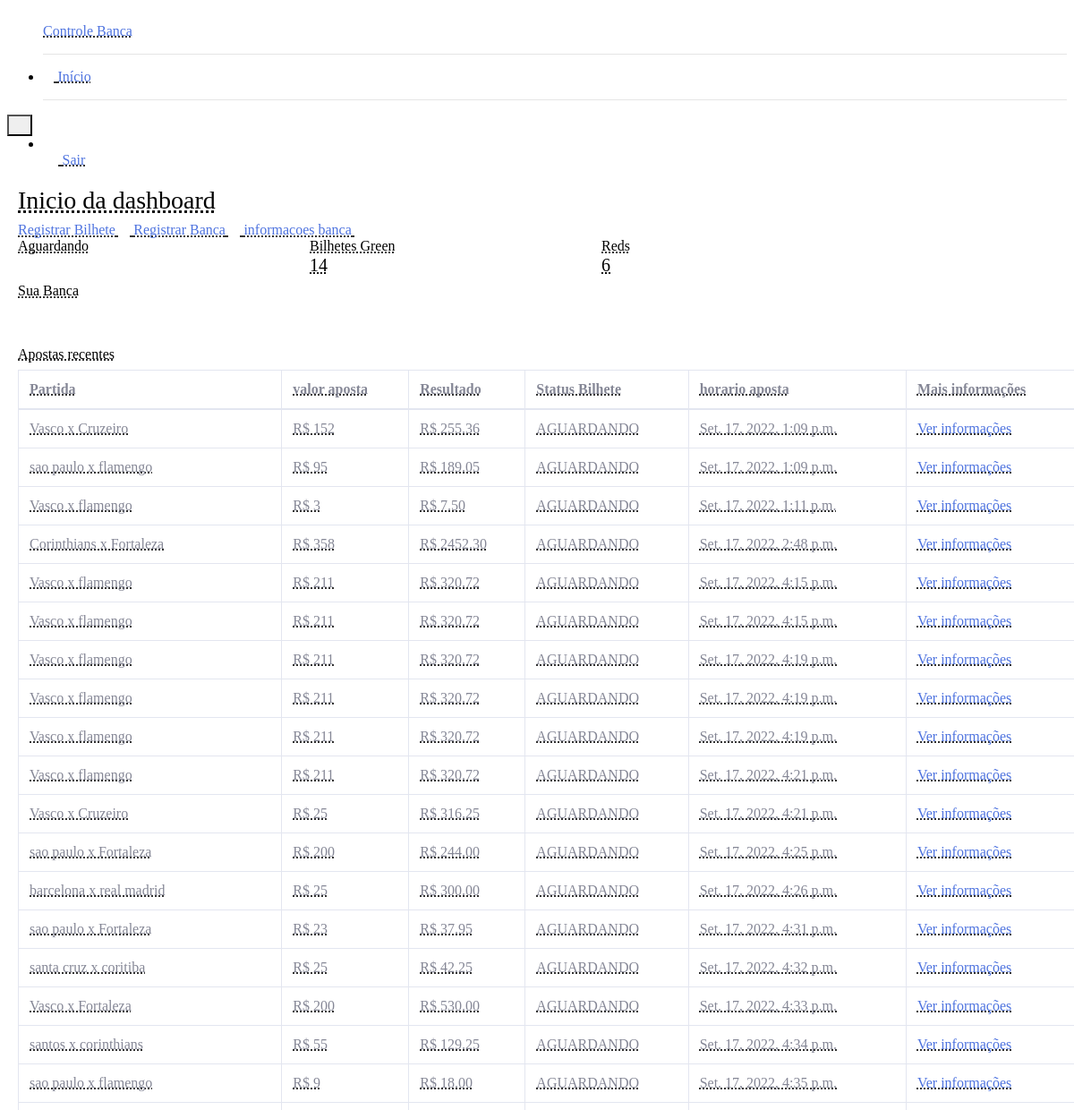
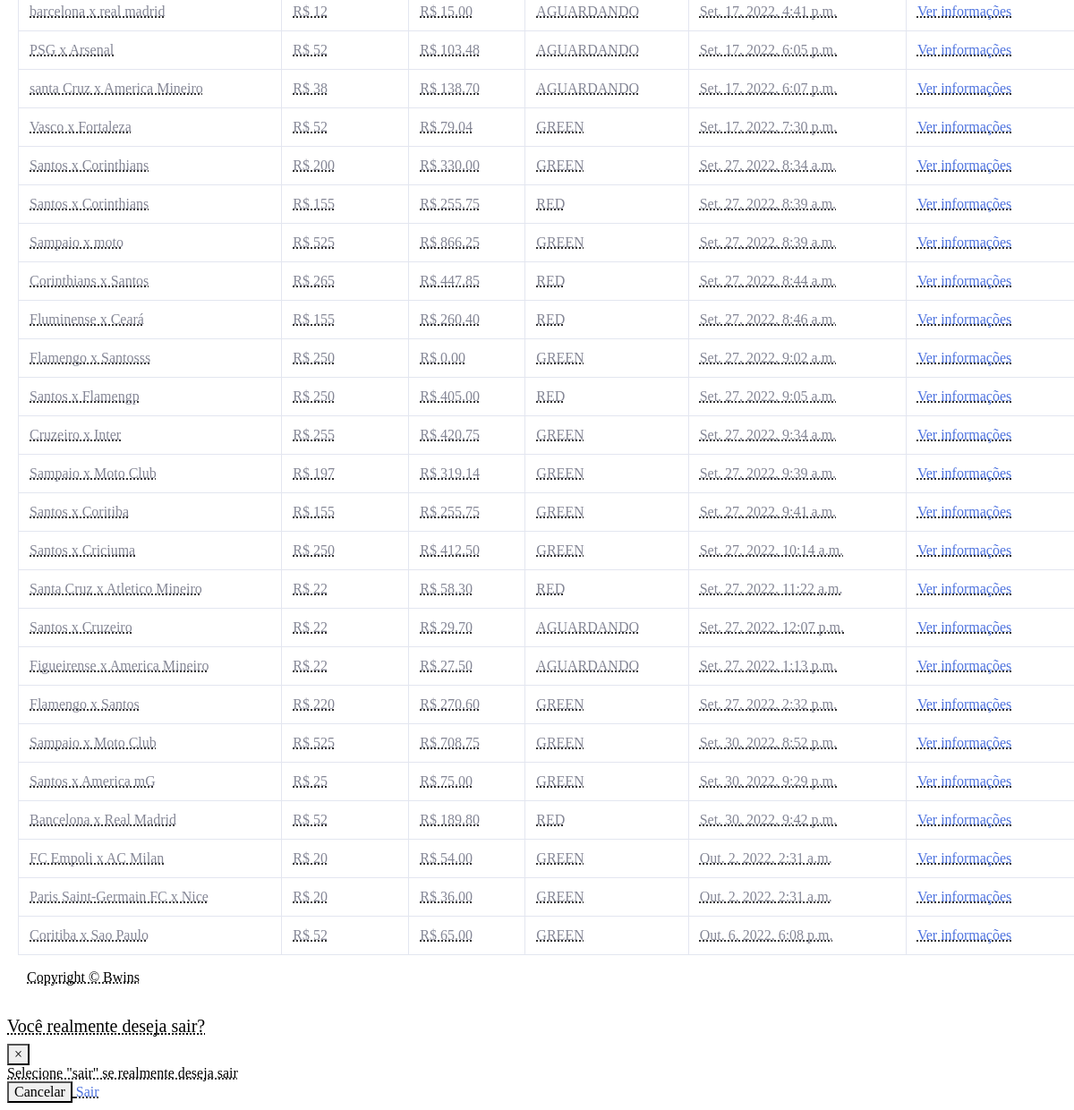
Before: / with the older database file (2 pictures, top to bottom).
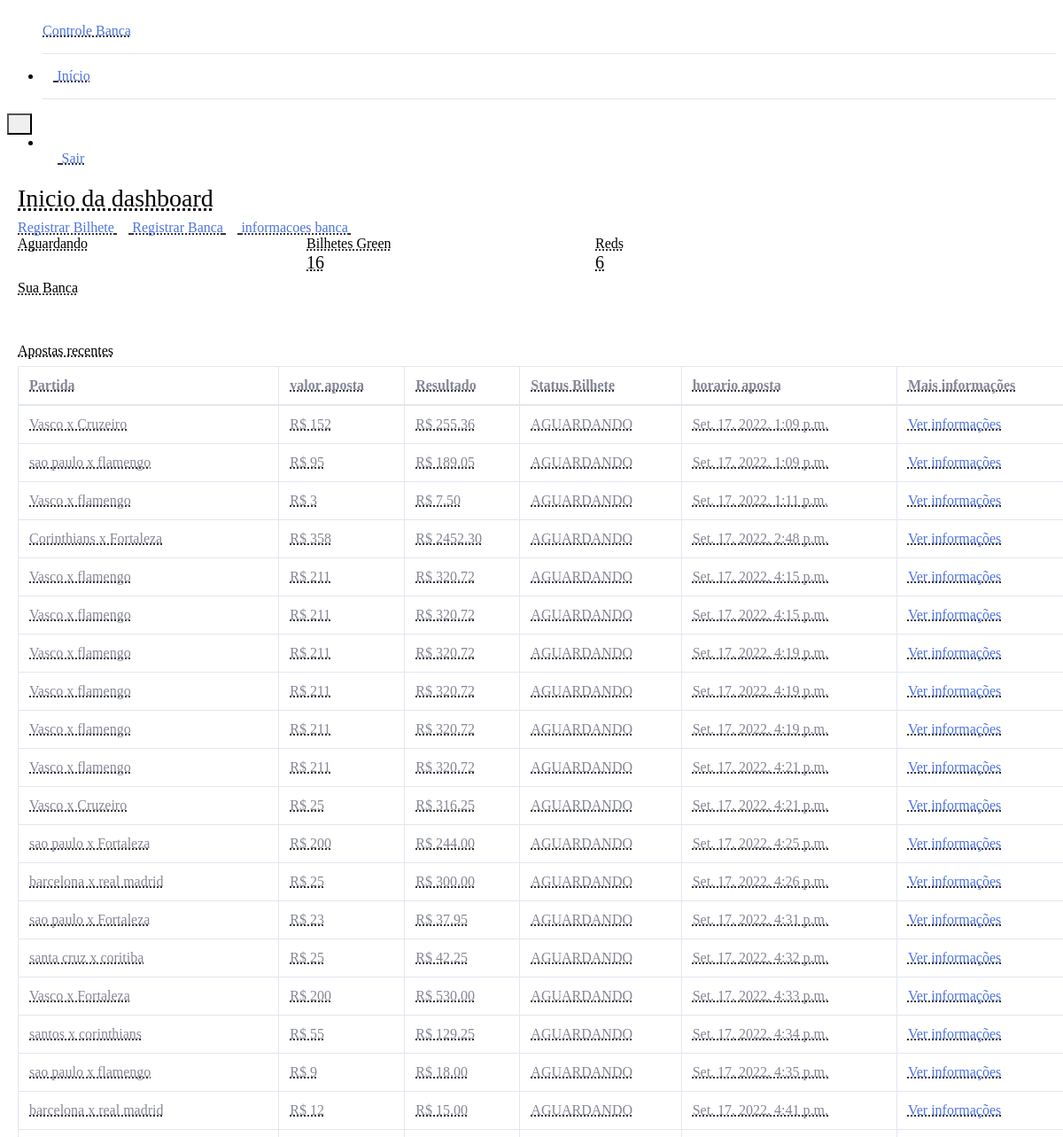
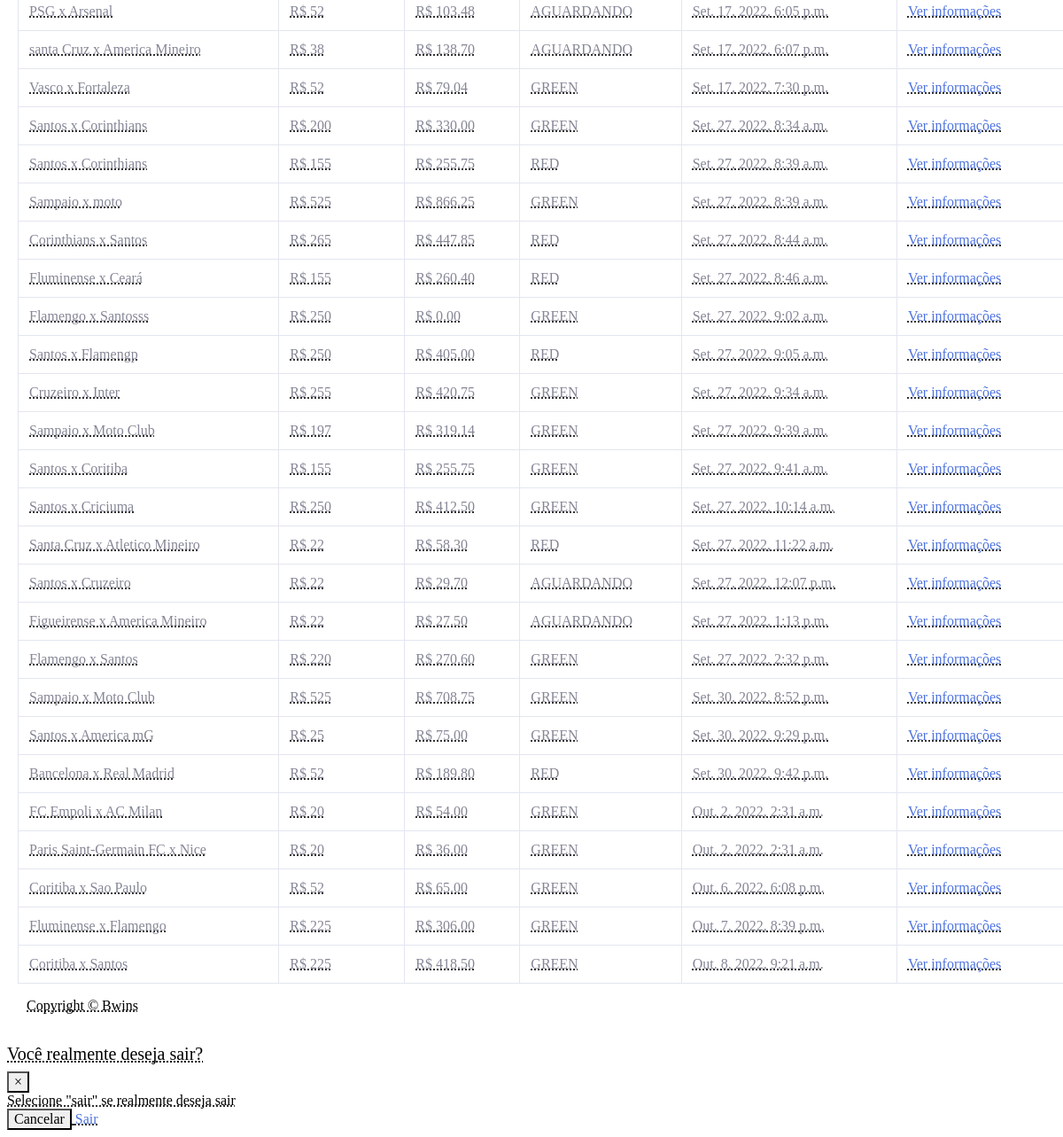
After: the same page with the newer database file (2 pictures, top to bottom).
### bilhetes/models.py (models this page shows, shortened)
class Bilhete(models.Model):
    STATUS_BILHETE = [
        ("AGUARDANDO", "Aguardando"),
        ("GREEN", "Green"),
        ("RED", "Red")
    ]
    status = models.CharField(
        verbose_name='status',
        max_length=194,
        choices=STATUS_BILHETE,
        default="AGUARDANDO"
    )
    time_casa = models.CharField(
        verbose_name="Time jogando em casa",
        max_length=194,
        blank=True,
        null=True
    )
    time_fora = models.CharField(
        verbose_name="Time jogando fora",
        max_length=194,
        blank=True,
        null=True
    )
    valor_aposta = models.IntegerField(
        verbose_name='Valor apostado R$',
    )
    cotacao = models.FloatField(
        verbose_name="Cotação"
    )
    banca_apostada = models.ForeignKey(
        'bancas.Banca',
        verbose_name='Banca que aconteceu a aposta',
        on_delete=models.PROTECT,
        blank=True,
        null=True,
    )
    horario_aposta = models.DateTimeField(
        verbose_name='Horario aposta',
        auto_now_add=True
    )
    def get_jogo(self):
        time_home = str(self.time_casa)
        time_away = str(self.time_fora)
        jogo_formatado = f'{time_home} x {time_away}'
        return jogo_formatado
    def get_valor_aposta(self):
        valor = self.valor_aposta
        valor_formatado = f'R$ {valor}'
        return valor_formatado
    def valor_ganho(self):
        valor = self.valor_aposta
        cotacao = self.cotacao
        ganho = valor * cotacao
        ganho_total = "{:.2f}".format(ganho)
        ganho_formatado = f"R$ {ganho_total}"
        return ganho_formatado
    class Meta:
        verbose_name = 'Bilhete'
        verbose_name_plural = 'Bilhetes',
        db_table = 'bilhete'

### dashboard/views.py (the view)
def index(request):
    todos_bilhetes = Bilhete.objects.all()
    bilhetes_aguardando = todos_bilhetes.filter(
        status="AGUARDANDO"
    )
    bilhetes_green = todos_bilhetes.filter(
        status="GREEN"
    )
    bilhetes_red = todos_bilhetes.filter(
        status="RED"
    )
    context = {
        "nome_pagina": "Inicio da dashboard",
        'todos_bilhetes': todos_bilhetes,
        "bilhetes_aguardando": bilhetes_aguardando.count(),
        "bilhetes_green": bilhetes_green.count(),
        "bilhetes_red": bilhetes_red.count(),
    }
    return render(request, "index.html", context)

### templates/index.html (shortened to what this page needs)
{% extends "base.html" %}
{% block conteudo %}
<div class="container-fluid">
    <div class="d-sm-flex align-items-center justify-content-between mb-4">
        <h1 class="h3 mb-0 text-gray-800">{{ nome_pagina }}</h1>
        <a href="{% url 'registrar_bilhete' %}" class="btn btn-primary betn-icon-split btn-sm">
            <span class="text">Registrar Bilhete</span>
            <span class="icon text-white-50">
                <i class="fas fa-user-plus"></i>
            </span>
        </a>
            <a href="{% url 'registrar_entrada' %}" class="btn btn-primary betn-icon-split btn-sm">
                <span class="text">Registrar Banca</span>
                <span class="icon text-white-50">
                    <i class="fas fa-user-plus"></i>
                </span>
            </a>
            <a href="{% url 'mostrar_saldo' %}" class="btn btn-primary betn-icon-split btn-sm">
                <span class="text">informacoes banca</span>
                <span class="icon text-white-50">
                    <i class="fas fa-user-plus"></i>
                </span>
            </a>
        </div>
    <div class="row">
        <div class="col-xl-3 col-md-6 mb-4">
            <div class="card border-left-warning shadow h-100 py-2">
                <div class="card-body">
                    <div class="row no-gutters align-items-center">
                        <div class="col mr-2">
                            <div class="text-xs font-weight-bold text-warning text-uppercase mb-1">Aguardando</div>
                        </div>
                        <div class="col-auto">
                            <i class="fas fa-user-lock fa-2x text-gray-300"></i>
                        </div>
                    </div>
                </div>
            </div>
        </div>
        <div class="col-xl-3 col-md-6 mb-4">
            <div class="card border-left-primary shadow h-100 py-2">
                <div class="card-body">
                    <div class="row no-gutters align-items-center">
                        <div class="col mr-2">
                            <div class="text-xs font-weight-bold text-primary text-uppercase mb-1">Bilhetes Green</div>
                            <div class="h5 mb-0 font-weight-bold text-gray-800">{{bilhetes_green}}</div>
                        </div>
                        <div class="col-auto">
                            <i class="fas fa-user-clock fa-2x text-gray-300"></i>
                        </div>
                    </div>
                </div>
            </div>
        </div>
        <div class="col-xl-3 col-md-6 mb-4">
            <div class="card border-left-success shadow h-100 py-2">
                <div class="card-body">
                    <div class="row no-gutters align-items-center">
                        <div class="col mr-2">
                            <div class="text-xs font-weight-bold text-success text-uppercase mb-1">Reds</div>
                            <div class="h5 mb-0 font-weight-bold text-gray-800">{{ bilhetes_red }}</div>
                        </div>
                        <div class="col-auto">
                            <i class="fas fa-user-check fa-2x text-gray-300"></i>
                        </div>
                    </div>
                </div>
            </div>
        </div>
        <div class="col-xl-3 col-md-6 mb-4">
            <div class="card border-left-info shadow h-100 py-2">
                <div class="card-body">
                    <div class="row no-gutters align-items-center">
                        <div class="col mr-2">
                            <div class="text-xs font-weight-bold text-info text-uppercase mb-1">Sua Banca</div>
                        </div>
                        <div class="col-auto">
                            <i class="fas fa-users fa-2x text-gray-300"></i>
                        </div>
                    </div>
                </div>
            </div>
        </div>
    </div>
    <div class="card shadow mb-4">
        <div class="card-header py-3 d-sm-flex align-items-center justify-content-between mb-4">
            <h6 class="m-0 font-weight-bold text-primary">Apostas recentes</h6>
        </div>
        <div class="card-body">
            <div class="table-responsive">
                <table class="table table-bordered">
                    <thead>
                        <th>Partida</th>
                        <th>valor aposta</th>
                        <th>Resultado</th>
                        <th>Status Bilhete</th>
                        <th>horario aposta</th>
                        <th>Mais informações</th>
                    </thead>
                    <tbody>
                        {% for bilhete in todos_bilhetes %}
                            <tr>
                                <td>{{ bilhete.get_jogo }}</td>
                                <td>{{ bilhete.get_valor_aposta }}</td>
                                <td>{{ bilhete.valor_ganho}}</td>
                                <td>{{ bilhete.status}}</td>
                                <td>{{ bilhete.horario_aposta}}</td>
                                <td>
                                    <a href="{% url 'informacoes_bilhete' id=bilhete.id %}">
                                        Ver informações
                                    </a>
                                </td>
                            </tr>
                        {% endfor %}
                    </tbody>
                </table>
            </div>
        </div>
    </div>
</div>
{% endblock conteudo %}

### templates/base.html (shortened to what this page needs)
<!DOCTYPE html>
{% load static %}
<html lang="pt-br">
    <head>
        <link href="{% static 'css/sb-admin-2.min.css' %}" rel="stylesheet">
        <link href="{% static 'vendor/fontawesome-free/css/all.min.css' %}" rel="stylesheet" type="text/css">
    </head>
    <body id="page-top">
        <div id="wrapper">
            <ul class="navbar-nav bg-gradient-primary sidebar sidebar-dark accordion" id="accordionSidebar">
                <a class="sidebar-brand d-flex align-items-center justify-content-center" href="#">
                    <div class="sidebar-brand-icon rotate-n-15">
                        <i class="fas fa-user-shield"></i>
                    </div>
                    <div class="sidebar-brand-text">Controle Banca</div>
                </a>
                <hr class="sidebar-divider my-0">
                <li class="nav-item">
                    <a class="nav-link" href="{% url 'index' %}">
                        <i class="fas fa-home"></i>
                        <span>Início</span>
                    </a>
                </li>
                <hr class="sidebar-divider">
            </ul>
            <div id="content-wrapper" class="d-flex flex-column">
                <div id="content">
                    <nav class="navbar navbar-expand navbar-light bg-white topbar mb-4 static-top shadow">
                        <button id="sidebarToggleTop" class="btn btn-link d-md-none rounded-circle mr-3">
                            <i class="fa fa-bars"></i>
                        </button>
                        <ul class="navbar-nav ml-auto">
                            <li class="nav-item dropdown no-arrow">
                                <a class="nav-link dropdown-toggle" href="#" id="userDropdown" role="button" data-toggle="dropdown" aria-haspopup="true" aria-expanded="false">
                                    <span class="mr-2 d-none d-lg-inline text-gray-800 small">
                                        <i class="fas fa-cog"></i>
                                    </span>
                                </a>
                                <div class="dropdown-menu dropdown-menu-right shadow animated--grow-in" aria-labelledby="userDropdown">
                                    <a class="dropdown-item" href="#" data-toggle="modal" data-target="#logoutModal">
                                        <i class="fas fa-sign-out-alt fa-sm fa-fw mr-2 text-gray-400"></i>
                                        Sair
                                    </a>
                                </div>
                            </li>
                        </ul>
                    </nav>
                    {% block conteudo %} {% endblock conteudo%}
                    <footer class="sticky-footer bg-white">
                        <div class="container my-auto">
                            <div class="copyright text-center my-auto">
                                <span>Copyright © Bwins </span>
                            </div>
                        </div>
                    </footer>
                </div>
            </div>
            <div class="modal fade" id="logoutModal" tabindex="-1" role="dialog" aria-labelledby="ModalLabel" aria-hidden="true">
                <div class="modal-dialog" role="document">
                    <div class="modal-content">
                        <div class="modal-header">
                            <h5 class="modal-title" id="ModalLabel">Você realmente deseja sair?</h5>
                            <button class="close" type="button" data-dismiss="modal" aria-label="Close">
                                <span aria-hidden="true">×</span>
                            </button>
                        </div>
                        <div class="modal-body">Selecione "sair" se realmente deseja sair</div>
                        <div class="modal-footer">
                            <button class="btn btn-secondary" type="button" data-dismiss="modal">Cancelar</button>
                            <a class="btn btn-primary" href="#">Sair</a>
                        </div>
                    </div>
                </div>
            </div>
        </div>
    </body>
</html>

Changed rows visible on the page:
added Bilhete: get_jogo "Fluminense x Flamengo", get_valor_aposta "R$ 225", valor_ganho "R$ 306.00", status "GREEN", horario_aposta "Out. 7, 2022, 8:39 p.m."
added Bilhete: get_jogo "Coritiba x Santos", get_valor_aposta "R$ 225", valor_ganho "R$ 418.50", status "GREEN", horario_aposta "Out. 8, 2022, 9:21 a.m."
Other visible differences:
{{ bilhetes_green }}: "14" → "16"
